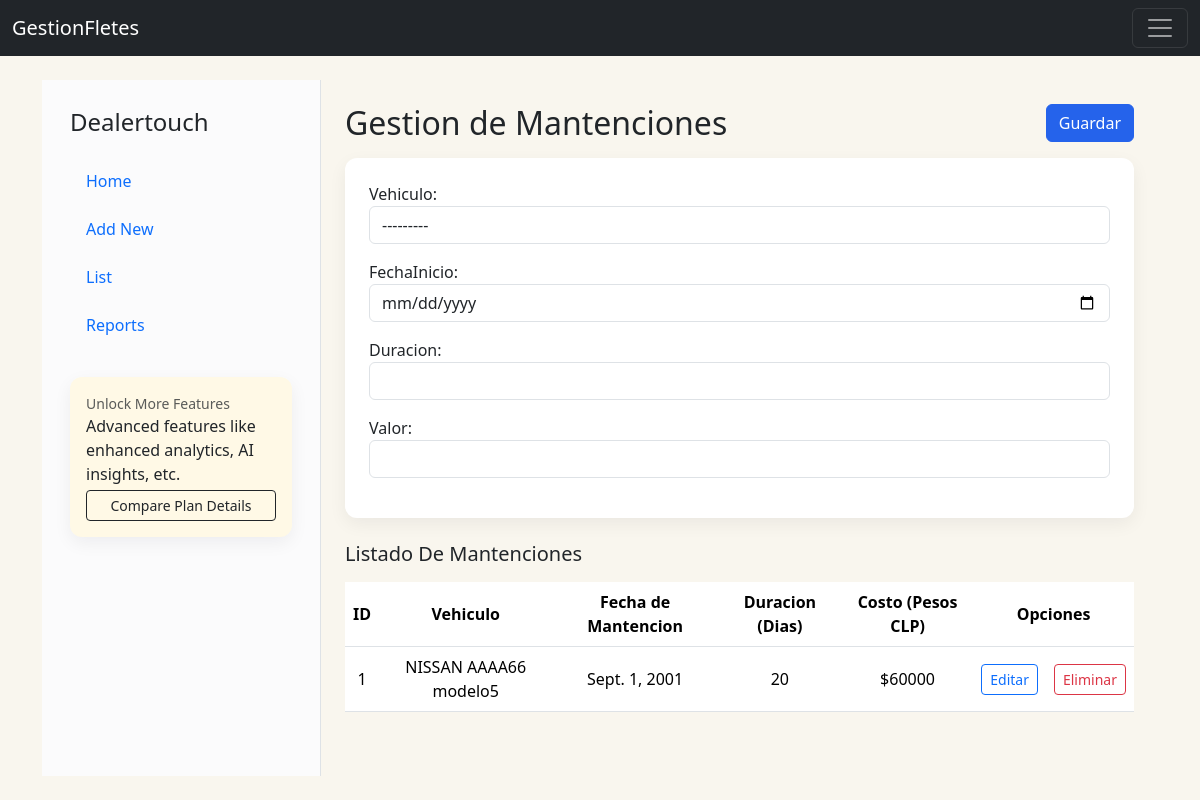
Screenshot of /mantenciones/registrarMantenciones/ (signed in) with the database file from the repository.
### CrudMantenciones/models.py (models this page shows, shortened)
class Mantenciones(models.Model):
    mantencionID = models.AutoField(primary_key=True)
    vehiculo = models.ForeignKey(Vehiculos, on_delete=models.CASCADE)
    fechaInicio = models.DateField()
    duracion = models.PositiveIntegerField()
    valor = models.PositiveIntegerField()

### CrudVehiculos/models.py (models this page shows)
class Vehiculos(models.Model):
    vehiculoID = models.AutoField(primary_key=True)
    patente = models.CharField(max_length=6, unique=True)
    marca = models.CharField(max_length=30)
    modelo = models.CharField(max_length=50)
    fechaAdquisicion = models.DateField()
    estado = models.CharField(max_length=10, choices=[('activo', 'Activo'),('inactivo', 'Inactivo'),], default='inactivo')
    comentario = models.TextField(max_length=200, blank=True, null=True)
    TIPO_BENCINA_CHOICES = [
        ('93', '93'),
        ('95', '95'),
        ('97', '97'),
        ('diesel', 'Diésel'),
    ]
    tipo_bencina = models.CharField(max_length=10, choices=TIPO_BENCINA_CHOICES, default='93')
    rendimiento = models.FloatField(help_text='Km por litro', default=10)
    def __str__(self):
        texto= "{0} {1} {2} {3} {4} {5} {6}"
        return texto.format(self.vehiculoID, self.patente, self.marca, self.modelo, self.fechaAdquisicion, self.estado, self.comentario)

### CrudMantenciones/views.py (the view)
# urls.py: path('registrarMantenciones/', views.registrarMantenciones, name="registrarMantenciones"),
@login_required
def registrarMantenciones(request):
    mantenciones = Mantenciones.objects.all()
    if request.method == 'POST':
        form = MantencionForm(request.POST)
        if form.is_valid():
            form.save()
            messages.success(request, 'Mantencion Registrada Correctamente!')
            return redirect('registrarMantenciones')
        else:
            messages.error(request, 'Error al registrar la mantencion. Por favor, verificar los datos.')
            return render(request,'gestionMantenciones.html', {"form":form, "mantenciones":mantenciones})
    else:
        form = MantencionForm()
        return render(request,'gestionMantenciones.html', {"form":form, "mantenciones":mantenciones})

### CrudMantenciones/forms.py
class MantencionForm(forms.ModelForm):
    class Meta:
        model = Mantenciones
        fields = ['vehiculo','fechaInicio','duracion','valor']
    def __init__(self, *args, **kwargs):
        super(MantencionForm, self).__init__(*args, **kwargs)
        self.fields['fechaInicio'].widget.attrs['max'] = str(date.today())

### CrudMantenciones/templates/gestionMantenciones.html (shortened to what this page needs)
{% extends "partials/gestion_layout.html" %}
{% load widget_tweaks %}
{% block gestion_header %}
        <div class="d-flex align-items-start mb-3">
            <div>
                <h2 class="mb-0">Gestion de Mantenciones</h2>
            </div>
            <div class="ms-auto">
                <button form="mantencionesForm" type="submit" class="btn btn-primary">Guardar</button>
            </div>
        </div>
{% endblock %}
{% block gestion_body %}
        <form id="mantencionesForm" action="{% url 'registrarMantenciones' %}" method="post">
            <div class="mb-3">{{ form.vehiculo.label_tag }}{% render_field form.vehiculo class="form-control" %}</div>
            <div class="mb-3">{{ form.fechaInicio.label_tag }}{% render_field form.fechaInicio class="form-control" type="date" %}</div>
            <div class="mb-3">{{ form.duracion.label_tag }}{% render_field form.duracion class="form-control" %}</div>
            <div class="mb-3">{{ form.valor.label_tag }}{% render_field form.valor class="form-control" %}</div>
        </form>
    {% endblock %}
    {% block gestion_after %}
        <h5>Listado De Mantenciones</h5>
        <div class="table responsive py-2">
            <table class="table table-hover">
                <thead>
                    <tr>
                        <th>ID</th>
                        <th>Vehiculo</th>
                        <th>Fecha de Mantencion</th>
                        <th>Duracion (Dias)</th>
                        <th>Costo (Pesos CLP)</th>
                        <th colspan="2">Opciones</th>
                    </tr>
                </thead>
                <tbody>
                    {% for mantencion in mantenciones %}
                        <tr>
                            <td>{{mantencion.mantencionID}}</td>
                            <td>{{mantencion.vehiculo.marca}} {{mantencion.vehiculo.patente}} {{mantencion.vehiculo.modelo}}</td>
                            <td>{{mantencion.fechaInicio}}</td>
                            <td>{{mantencion.duracion}}</td>
                            <td>${{mantencion.valor}}</td>
                            <td><a href="{% url 'editarMantenciones' mantencion.mantencionID %}" class="btn btn-sm btn-outline-primary">Editar</a></td>
                            <td><a href="{% url 'eliminarMantenciones' mantencion.mantencionID %}" class="btn btn-sm btn-outline-danger btnEliminacion">Eliminar</a></td>
                        </tr>
                    {% empty %}
                        <tr><td colspan="8">No mantenciones registradas.</td></tr>
                    {% endfor %}
                </tbody>
            </table>
        </div>
    {% endblock %}

### Home/static/css/gestionFletes.css (style rules this page uses)
th, td { text-align: center; vertical-align: middle; }
body { background-color: #F9F6EE; }
.btn-primary { background: #2563eb; border-color:#2563eb }

### rows the page displays
Mantenciones: mantencionID "1", vehiculo.marca "NISSAN", vehiculo.patente "AAAA66", vehiculo.modelo "modelo5", fechaInicio "Sept. 1, 2001", duracion "20", valor "60000"
